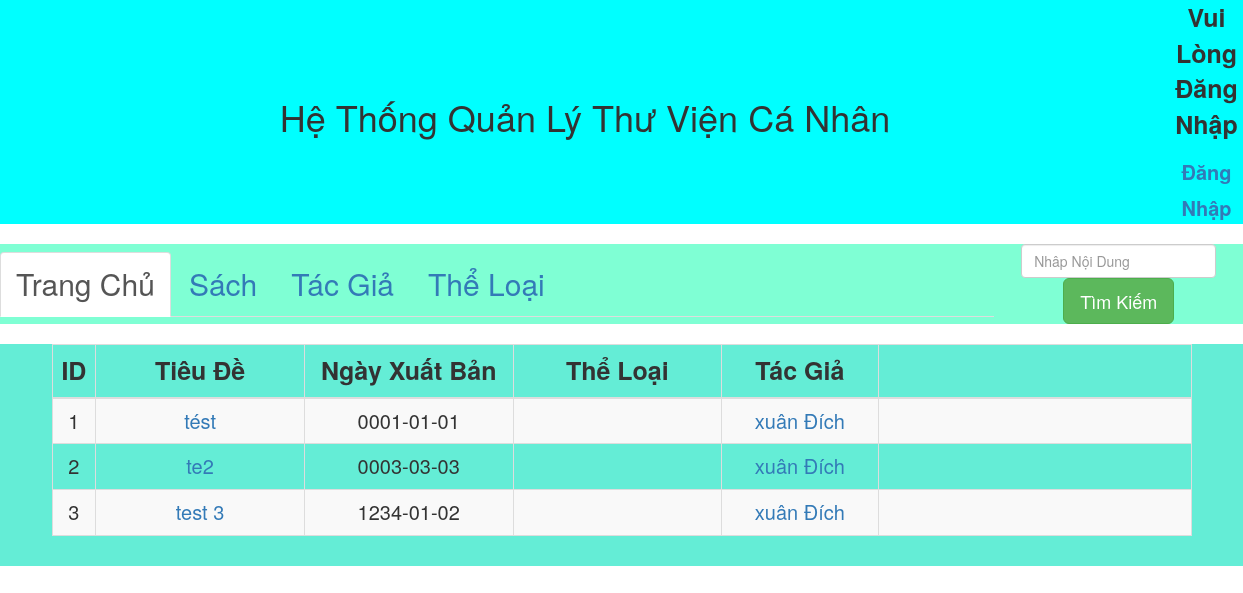
Before: /book/ with the older database file.
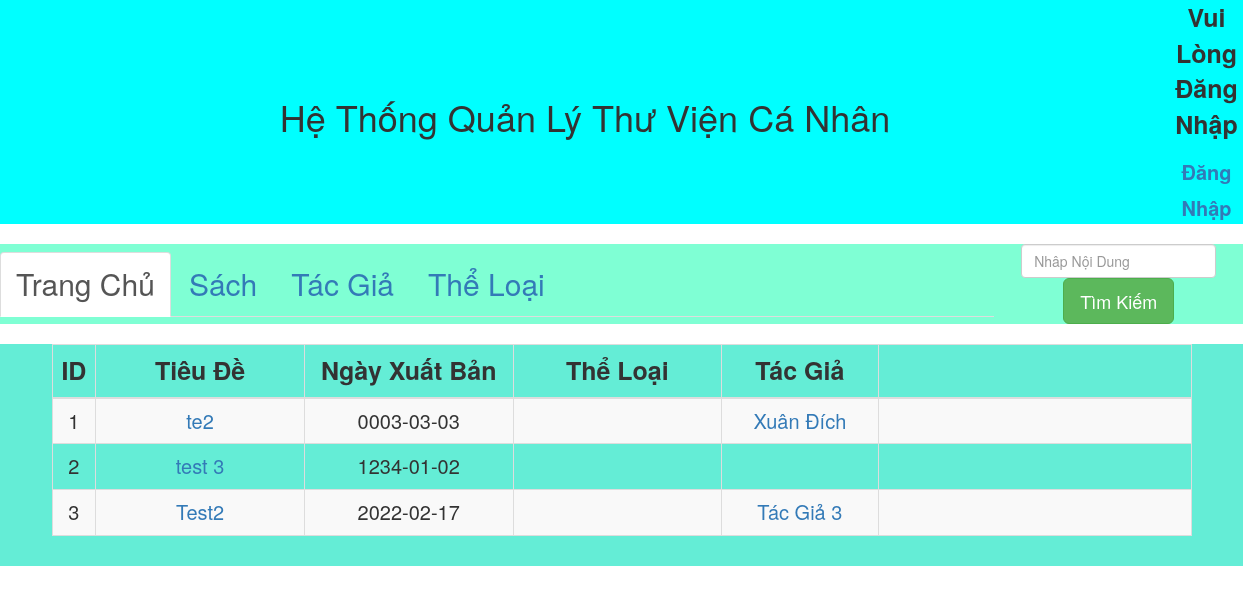
After: the same page with the newer database file.
### catalog/models.py (models this page shows)
class Book(models.Model):
    id = models.AutoField(primary_key=True)
    title = models.CharField(max_length=32)
    publish_date = models.DateField()
    authors = models.ManyToManyField("Author")
    summary = models.CharField(max_length=500, blank=True)
    categorys = models.ManyToManyField("Category")

class Author(models.Model):
    id = models.AutoField(primary_key=True)
    name = models.CharField(max_length=32)

### catalog/views.py (the view)
# urls.py: path('book/', views.book),
def book(request):
    book_list = Book.objects.all()
    return render(request, "book/book.html", {"book_list": book_list})

### templates/book/book.html (shortened to what this page needs)
{% extends "base.html" %}
{% block content %}
<div class="container" >
    <table class="table table-striped table-hover table-bordered">
        <thead>
            <tr>
                <th Style="width:20px">ID</th>
                <th Style="width:200px">Tiêu Đề</th>
                <th Style="width:200px">Ngày Xuất Bản</th>
                <th Style="width:200px">Thể Loại</th>
                <th Style="width:150px">Tác Giả</th>
                <th Style="width:300px" class="last">
                </th>
            </tr>
        </thead>
        <tbody>
            {% for book in book_list %}
            <tr>
                <td>{{ forloop.counter }}</td>
                <td> <a href="/book/{{ book.pk }}/bookdetail"> {{ book.title }} </a></td>
                <td>{{ book.publish_date|date:'c' }}</td>
                <td>
                </td>
                <td>
                    {% for author in book.authors.all %}
                    {% if forloop.last %}
                    <a href="/author_book/{{ author.pk }}">{{ author.name }}</a>
                    {% else %}
                    <a href="/author_book/{{ author.pk }}">{{ author.name }}</a>
                    {% endif %}
                    {% endfor %}
                </td>
                <td>
                </td>
            </tr>
            {% endfor %}
        </tbody>
    </table>
</div>
{% endblock %}

Changed rows visible on the page:
removed Book: title "tést", publish_date "0001-01-01"
removed Author: name "xuân Đích"
added Author: name "Xuân Đích", shown under Book "te2"
added Book: title "Test2", publish_date "2022-02-17"
now on this page (row unchanged): Author: name "Tác Giả 3", shown under "Test2"
